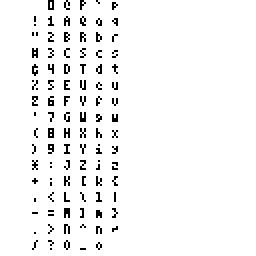
#> input picture assets/font_small.png, 128 x 128 px (shown 2 times larger)
$ python generate_sprites.py
#> lines starting #> are read from the running program, lines starting #| are printed output that depends on the picture; after the words box and inside, x2 and y2 are one past the last pixel; in counts of white or black regions, pixels touching at a corner belong together
from PIL import Image

def load_bands(fn):
#> called with fn = 'assets/font_small.png'
    im = Image.open(fn)
#> im is the input picture: PIL image 128x128 RGBA; mean R, G, B, A 0, 0, 0, 10.7
    im = im.split()[-1]
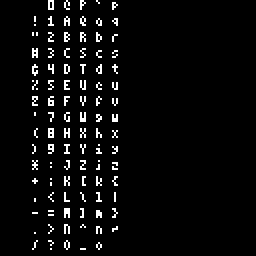
#> im: PIL image 128x128 L (shown 2 times larger); 4.2% white in thin lines or dots, all inside (x1, y1, x2, y2) = (16, 0, 59, 125)
    im = im.transpose(Image.TRANSPOSE)
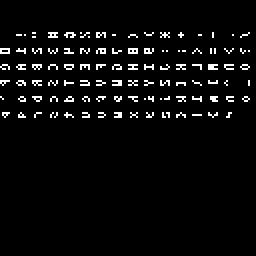
#> im: PIL image 128x128 L (shown 2 times larger); 4.2% white in thin lines or dots, all inside (x1, y1, x2, y2) = (0, 16, 125, 59)

    data = list(1 if x else 0 for x in im.getdata())
#> data = 16384 values, max 1 at index 2064, min 0 at index 0, mean 0.0421
    stripes = []
    for i in xrange(0, 128 * 128, 8):
        v = 0
        for j in xrange(8):
            v |= data[i + j] << j
        stripes.append(v)
#> after the loop, stripes = 2048 values, max 51 at index 276, min 0 at index 0, mean 2.22

    bands = []
    for i in xrange(256 * 8):
        v = stripes[(i % 8) * 16 + ((i % 128) // 8) + (i // 128) * 128]
        bands.append(v)
#> after the loop, bands = 2048 values, max 51 at index 289, min 0 at index 0, mean 2.22

    im.close()
    return bands

def get_char(bands, n, width):
    return ', '.join("0x%02x" % (bands[n * 8 + j],) for j in xrange(width))

def formatted(bands, width):
#> called with width = 3
    s = ''
#> s = ''
    for n in xrange(32, 128, 15 // width):
        s += '    '
        s += ', '.join(
            get_char(bands, n + i, width)
            for i in xrange(15 // width)
        )
        s += ', //'
        s += ''.join(
            chr(n + i)
            for i in xrange(15 // width)
            if n + i > 31 and n + 1 < 128
        )
        s += '\n'
#> this loop made 20 passes
#> s on pass 1: '    '
    return s


fh = open("jay_sprites.h", 'w')
fh.write("""
#pragma once

PROGMEM const uint8_t PRINTABLE_CHARS [] = {
%s
};

PROGMEM const uint8_t PRINTABLE_CHARS_LARGE [] = {
%s
};
""".strip() % (
    formatted(load_bands("assets/font_small.png"), 3),
    formatted(load_bands("assets/font_large.png"), 5),
))
#> call 2 of load_bands, with fn = 'assets/font_large.png'
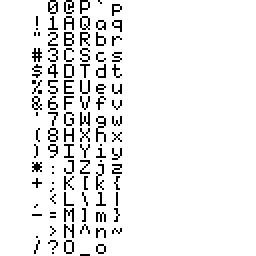
#> input picture assets/font_large.png, 128 x 128 px (shown 2 times larger)
#> in load_bands, im is the input picture: PIL image 128x128 RGBA; mean R, G, B, A 0, 0, 0, 17.6
#> in load_bands (call 2), `im = im.split()[-1]`:
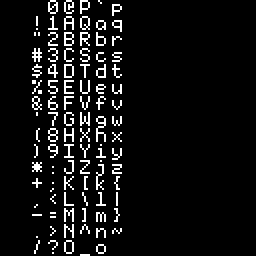
#> im: PIL image 128x128 L (shown 2 times larger); 6.9% white in thin lines or dots, all inside (x1, y1, x2, y2) = (16, 0, 61, 128)
#> in load_bands (call 2), `im = im.transpose(Image.TRANSPOSE)`:
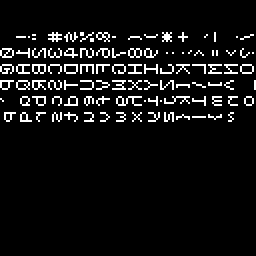
#> im: PIL image 128x128 L (shown 2 times larger); 6.9% white in thin lines or dots, all inside (x1, y1, x2, y2) = (0, 16, 128, 61)
#> in load_bands (call 2), `data = list(1 if x else 0 for x in im.getdata())`: data = 16384 values, max 1 at index 2074, min 0 at index 0, mean 0.069
#> after the loop in load_bands (call 2), `for i in xrange(0, 128 * 128, 8):`: stripes = 2048 values, max 252 at index 896, min 0 at index 0, mean 11.86
#> after the loop in load_bands (call 2), `for i in xrange(256 * 8):`: bands has the same summary as stripes
#> the loop in formatted (call 2), `for n in xrange(32, 128, 15 // width):` made 32 passes
